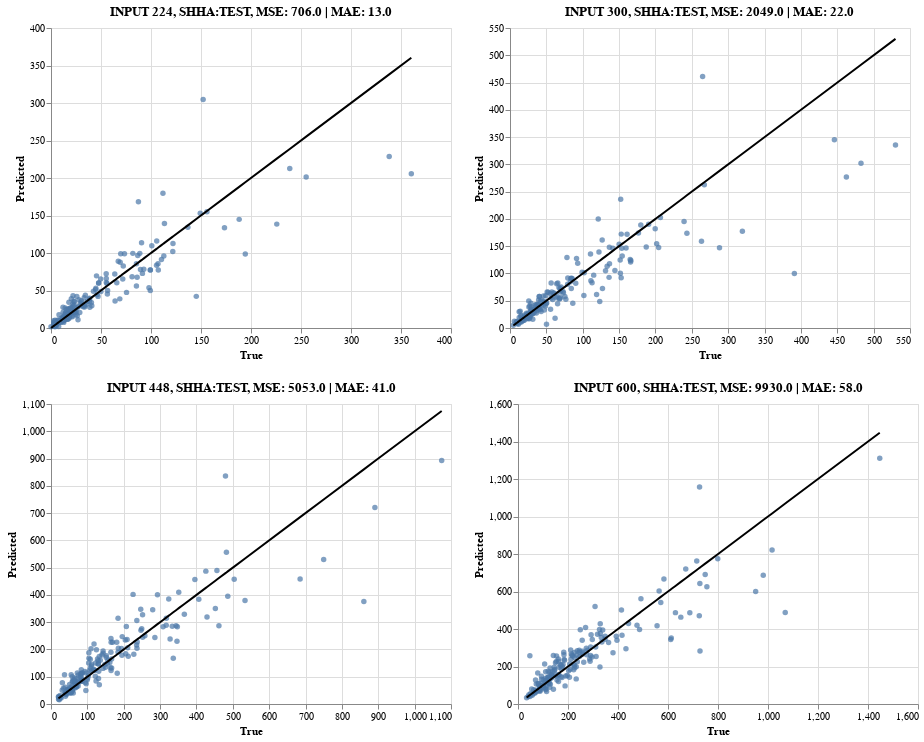

The notebook cell this image was saved under:
### Code cell
ah = alt.hconcat(baseline_shha_test_224, baseline_shha_test_300)
av = alt.hconcat(baseline_shha_test_448 | baseline_shha_test_600)
chart = alt.vconcat(ah, av)
chart

### Figure 1 — Vega-Lite specification as saved in the notebook (floating-point values rounded to 4 significant figures; data arrays with more than 128 entries replaced by an {"elided": "..."} marker saying what was removed)
{"config": {"view": {"continuousWidth": 400, "continuousHeight": 300}}, "vconcat": [{"hconcat": [{"layer": [{"mark": "circle", "encoding": {"tooltip": [{"type": "quantitative", "field": "true_labels"}, {"type": "quantitative", "field": "predicted_labels"}], "x": {"type": "quantitative", "field": "true_labels"}, "y": {"type": "quantitative", "field": "predicted_labels"}}}, {"mark": "line", "encoding": {"color": {"value": "rgb(0,0,0)"}, "x": {"type": "quantitative", "field": "true_labels", "title": "True"}, "y": {"type": "quantitative", "field": "true_labels", "title": "Predicted"}}}], "data": {"name": "data-a6a902c98ff6d267b1b29c84dbefc612"}, "title": "INPUT 224, SHHA:TEST, MSE: 706.0 | MAE: 13.0"}, {"layer": [{"mark": "circle", "encoding": {"tooltip": [{"type": "quantitative", "field": "true_labels"}, {"type": "quantitative", "field": "predicted_labels"}], "x": {"type": "quantitative", "field": "true_labels"}, "y": {"type": "quantitative", "field": "predicted_labels"}}}, {"mark": "line", "encoding": {"color": {"value": "rgb(0,0,0)"}, "x": {"type": "quantitative", "field": "true_labels", "title": "True"}, "y": {"type": "quantitative", "field": "true_labels", "title": "Predicted"}}}], "data": {"name": "data-0b0c61cd76f42763a02c413a96ff02e1"}, "title": "INPUT 300, SHHA:TEST, MSE: 2049.0 | MAE: 22.0"}]}, {"hconcat": [{"hconcat": [{"layer": [{"mark": "circle", "encoding": {"tooltip": [{"type": "quantitative", "field": "true_labels"}, {"type": "quantitative", "field": "predicted_labels"}], "x": {"type": "quantitative", "field": "true_labels"}, "y": {"type": "quantitative", "field": "predicted_labels"}}}, {"mark": "line", "encoding": {"color": {"value": "rgb(0,0,0)"}, "x": {"type": "quantitative", "field": "true_labels", "title": "True"}, "y": {"type": "quantitative", "field": "true_labels", "title": "Predicted"}}}], "data": {"name": "data-7179cd72c038ba2081c593207894d64d"}, "title": "INPUT 448, SHHA:TEST, MSE: 5053.0 | MAE: 41.0"}, {"layer": [{"mark": "circle", "encoding": {"tooltip": [{"type": "quantitative", "field": "true_labels"}, {"type": "quantitative", "field": "predicted_labels"}], "x": {"type": "quantitative", "field": "true_labels"}, "y": {"type": "quantitative", "field": "predicted_labels"}}}, {"mark": "line", "encoding": {"color": {"value": "rgb(0,0,0)"}, "x": {"type": "quantitative", "field": "true_labels", "title": "True"}, "y": {"type": "quantitative", "field": "true_labels", "title": "Predicted"}}}], "data": {"name": "data-62f48e22fe62ba1a12b544432ed782a3"}, "title": "INPUT 600, SHHA:TEST, MSE: 9930.0 | MAE: 58.0"}]}]}], "$schema": "https://vega.github.io/schema/vega-lite/v4.0.2.json", "datasets": {"data-a6a902c98ff6d267b1b29c84dbefc612": {"elided": "182 records"}, "data-0b0c61cd76f42763a02c413a96ff02e1": {"elided": "182 records"}, "data-7179cd72c038ba2081c593207894d64d": {"elided": "182 records"}, "data-62f48e22fe62ba1a12b544432ed782a3": {"elided": "182 records"}}}
